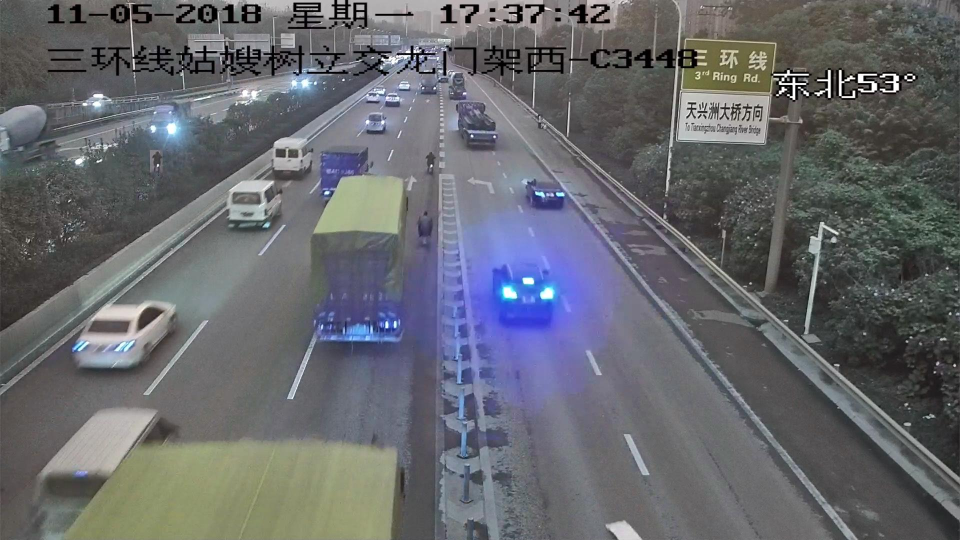
#> input picture 00000100154.jpg, 1920 x 1080 px, found by its file name (shown at 1/2 size); its folder holds 4 pictures in this run
$ jupyter execute --allow-errors rescale_image_with_xml.ipynb
#> lines starting #> are read from the running program, lines starting #| are printed output that depends on the picture; pictures that were not available may be replaced by others from this repository, and a replacement may not be noted
#> further down, img is the input picture: shape (1080, 1920, 3); mean B, G, R 108.8, 104, 102.2
#> `array.fill(padding)`: array: shape (1080, 1920, 3); every value is 127
#> `img = cv2.resize(img, (new_w, new_h))`:
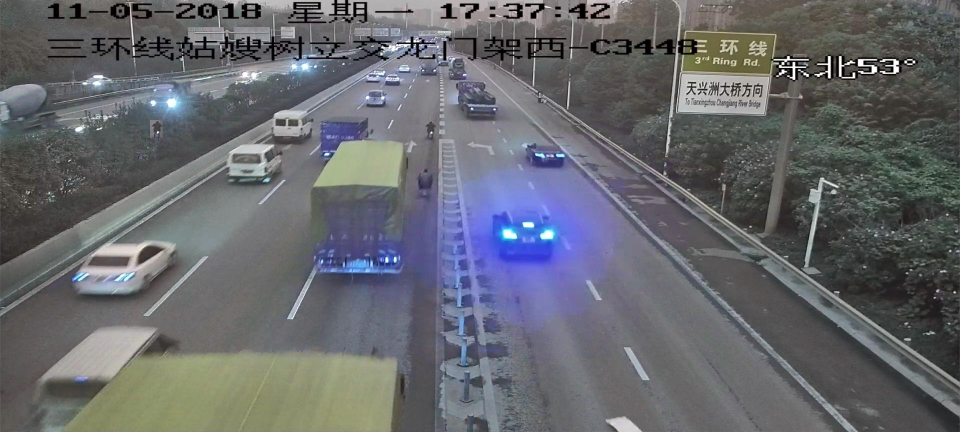
#> img: shape (864, 1920, 3) (shown at 1/2 size); mean B, G, R 108.8, 104, 102.2
#> `array[int(shrink_heigt/2):int(shrink_heigt/2) + new_h, int(shrink_widt..`:
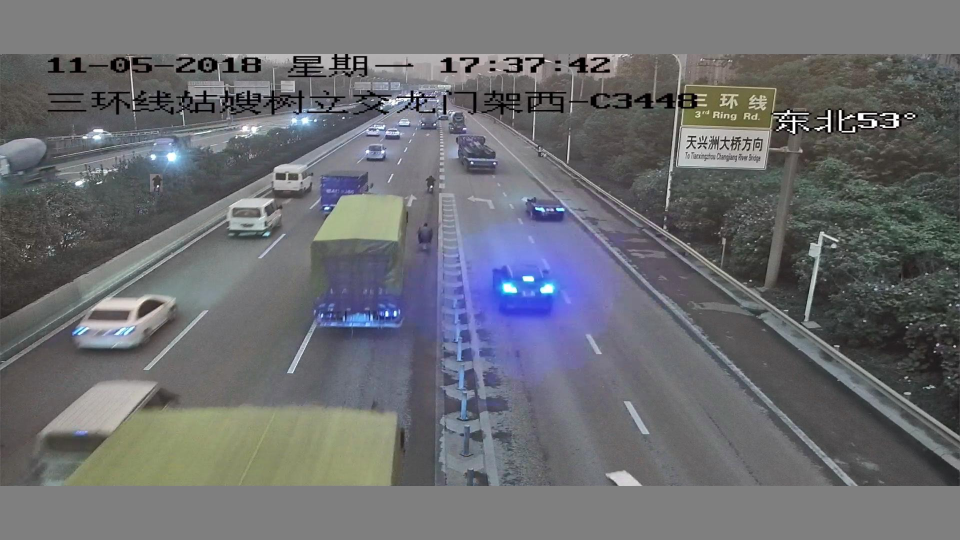
#> array: shape (1080, 1920, 3) (shown at 1/2 size); mean of channels 0, 1, 2 112.4, 108.6, 107.2; drawn as B, G, R
[cell 1]
import os, datetime
import cv2
import xml.etree.ElementTree as ET
from PIL import Image

time_str = (datetime.datetime.now()).strftime("%Y%m%d")
xml_dir = '/data/darknet/python/' + '20190111' + '_xml/'
image_dir = '/data/darknet/python/' + time_str + '_images_replaced_bkg/'
generated_image_dir = '/data/darknet/python/' + time_str + '_image_expand_obj/'
generated_xml_dir = '/data/darknet/python/' + time_str + '_xml_expand_obj/'

os.system('mkdir -p ' + xml_dir)
os.system('mkdir -p ' + image_dir)
os.system('mkdir -p ' + generated_image_dir)
os.system('mkdir -p ' + generated_xml_dir)

SEED_XML_DIR = xml_dir
SEED_IMG_DIR = image_dir
SEED_CHG_JPG = generated_image_dir
SEED_CHG_XML = generated_xml_dir

os.system("mkdir -p " + SEED_CHG_XML)
os.system("mkdir -p " + SEED_CHG_JPG)

import numpy as np
import cv2

[cell 2]
seed_xml_names = os.listdir(SEED_XML_DIR)
#seed_img_names = os.listdir(SEED_IMG_DIR)
seed_xml_names.sort()
print(len(seed_xml_names))

[cell 3]
x_shrink_scale = 0
y_shrink_scale = 0.2
padding = 127.5
#> (the rest of this cell did not finish here and is left out)

$ run again, on generated_00000900030.jpg
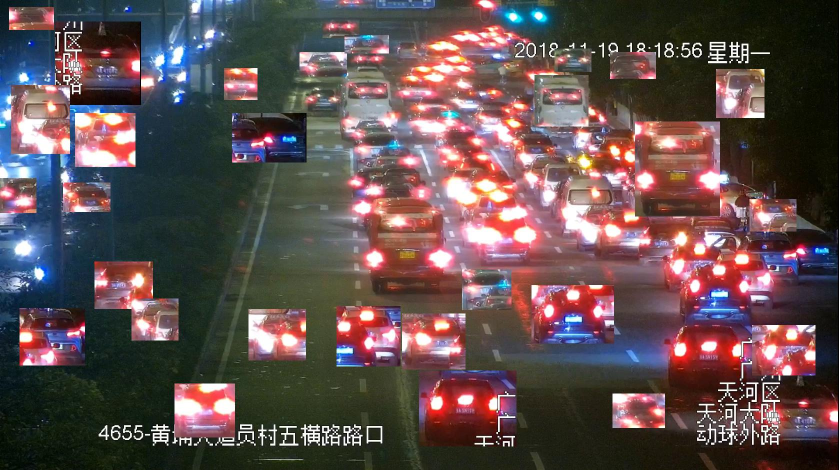
#> input picture generated_00000900030.jpg, 1678 x 940 px, found by its file name (shown at 1/2 size)
#> img is the input picture: shape (940, 1678, 3); mean B, G, R 79.8, 79.2, 96.7
#> `img = cv2.resize(img, (new_w, new_h))`:
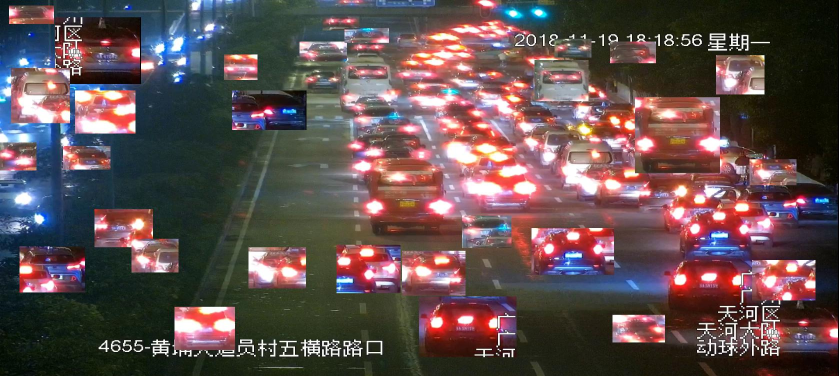
#> img: shape (752, 1678, 3) (shown at 1/2 size); mean B, G, R 79.8, 79.2, 96.7
#> `array[int(shrink_heigt/2):int(shrink_heigt/2) + new_h, int(shrink_widt..`:
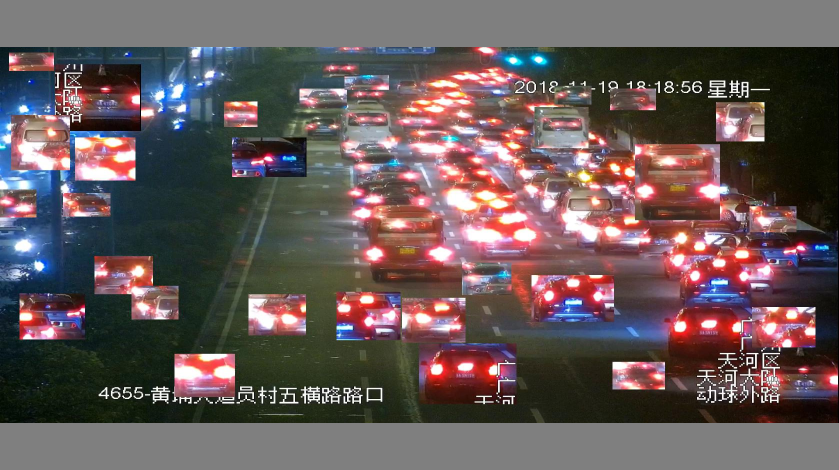
#> array: shape (940, 1678, 3) (shown at 1/2 size); mean of channels 0, 1, 2 89.2, 88.8, 102.7; drawn as B, G, R

$ run again, on generated_00000900040.jpg
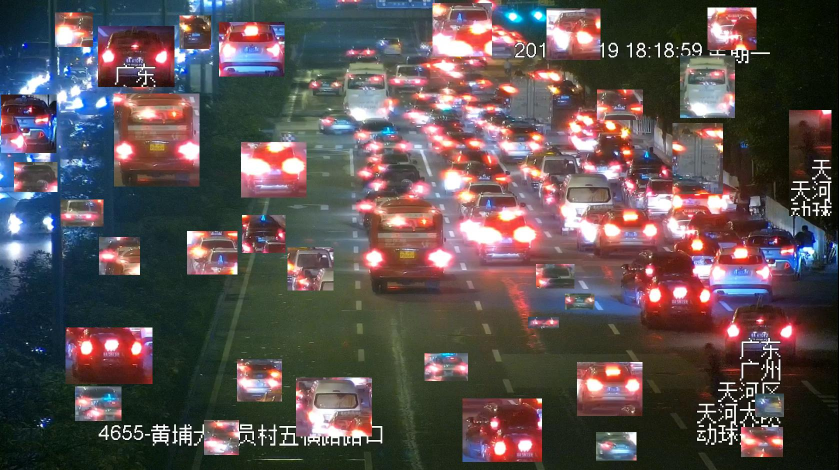
#> input picture generated_00000900040.jpg, 1678 x 940 px, found by its file name (shown at 1/2 size)
#> img is the input picture: shape (940, 1678, 3); mean B, G, R 82.1, 81.5, 92.5
#> `img = cv2.resize(img, (new_w, new_h))`:
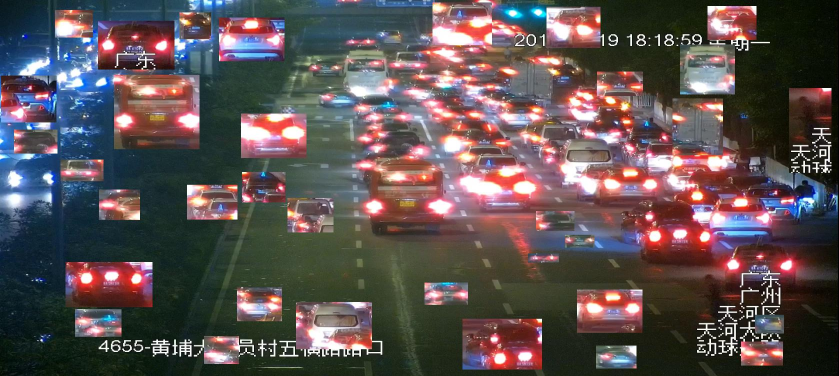
#> img: shape (752, 1678, 3) (shown at 1/2 size); mean B, G, R 82.1, 81.5, 92.5
#> `array[int(shrink_heigt/2):int(shrink_heigt/2) + new_h, int(shrink_widt..`:
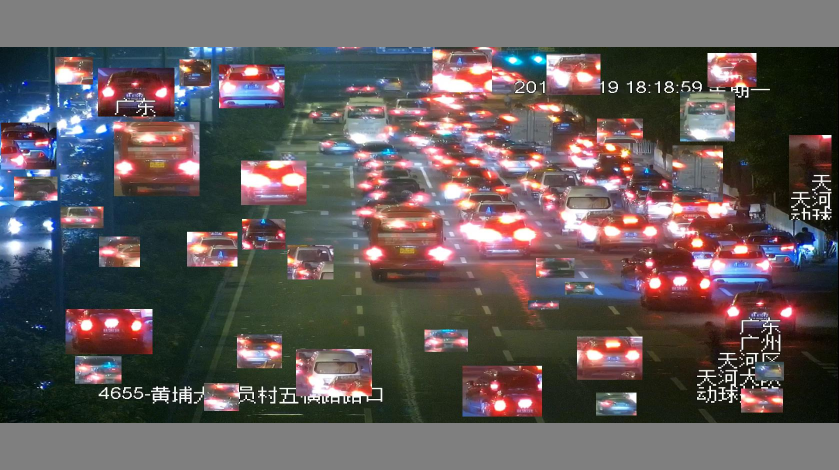
#> array: shape (940, 1678, 3) (shown at 1/2 size); mean of channels 0, 1, 2 91.1, 90.6, 99.4; drawn as B, G, R

$ run again, on generated_00000900085.jpg
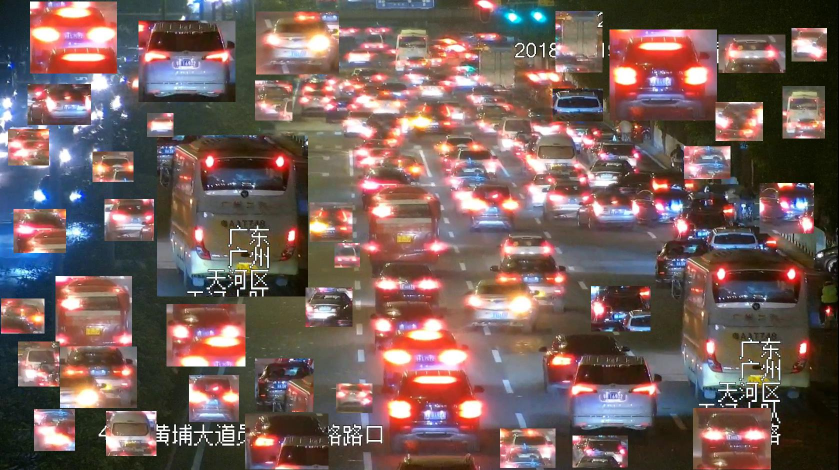
#> input picture generated_00000900085.jpg, 1678 x 940 px, found by its file name (shown at 1/2 size)
#> img is the input picture: shape (940, 1678, 3); mean B, G, R 92.1, 95.7, 117.3
#> `img = cv2.resize(img, (new_w, new_h))`:
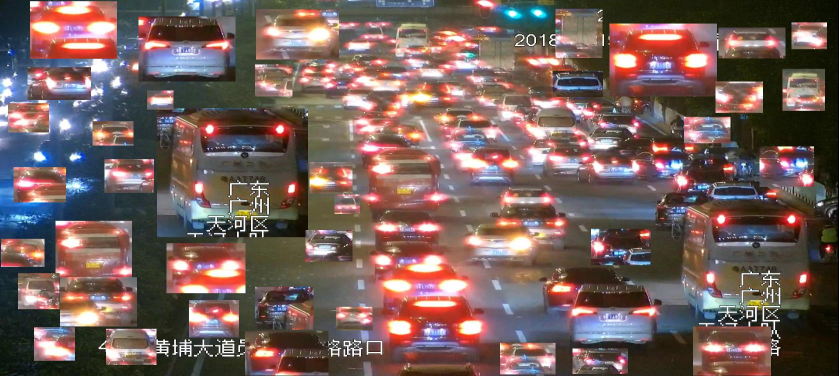
#> img: shape (752, 1678, 3) (shown at 1/2 size); mean B, G, R 92.1, 95.7, 117.3
#> `array[int(shrink_heigt/2):int(shrink_heigt/2) + new_h, int(shrink_widt..`:
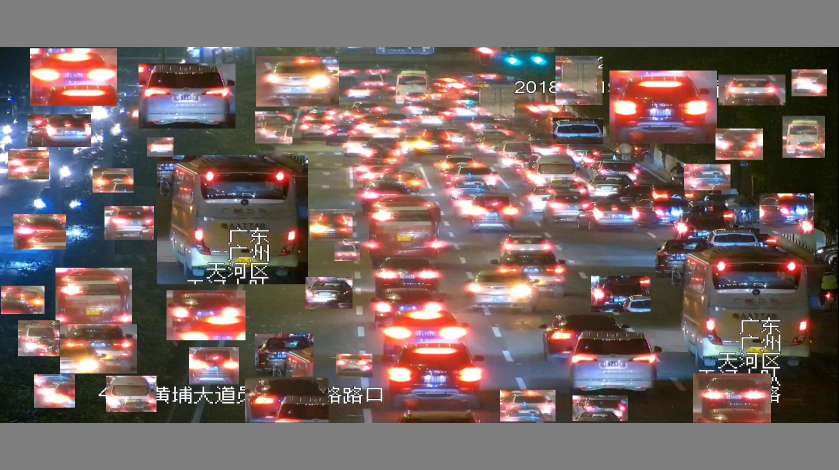
#> array: shape (940, 1678, 3) (shown at 1/2 size); mean of channels 0, 1, 2 99.1, 101.9, 119.2; drawn as B, G, R
